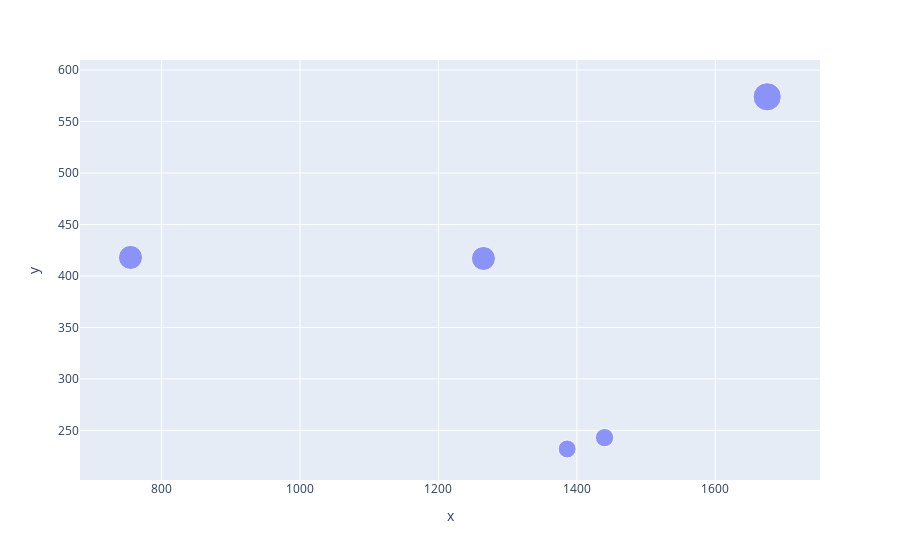

Write notebook code for a chart like this one.
### Code cell
# Question 5.) Using the given dataset, create a bubble chart to represent each country's population (y-axis), GDP (x-axis), 
#              and bubble size proportional to the population.

np.random.seed(25)
data = {
    'Country': ['USA', 'Canada', 'UK', 'Germany', 'France'],
    'Population': np.random.randint(100, 1000, 5),
    'GDP': np.random.randint(500, 2000, 5)
}
df = pd.DataFrame(data)

px.scatter(x = df.GDP, y = df.Population, size = df.Population)

### Figure 1 — Plotly figure (JSON) as saved in the notebook; plotly's stock layout.template omitted (floating-point values rounded to 4 significant figures)
{"data": [{"hovertemplate": "x=%{x}<br>y=%{y}<br>size=%{marker.size}<extra></extra>", "legendgroup": "", "marker": {"color": "#636efa", "size": [232, 418, 574, 243, 417], "sizemode": "area", "sizeref": 1.435, "symbol": "circle"}, "mode": "markers", "name": "", "orientation": "v", "showlegend": false, "type": "scatter", "x": [1386, 755, 1675, 1440, 1265], "xaxis": "x", "y": [232, 418, 574, 243, 417], "yaxis": "y"}], "layout": {"autosize": true, "legend": {"itemsizing": "constant", "tracegroupgap": 0}, "margin": {"t": 60}, "xaxis": {"anchor": "y", "autorange": true, "domain": [0, 1], "range": [686.9, 1746.0], "title": {"text": "x"}, "type": "linear"}, "yaxis": {"anchor": "x", "autorange": true, "domain": [0, 1], "range": [190.2, 627.3], "title": {"text": "y"}, "type": "linear"}}}
